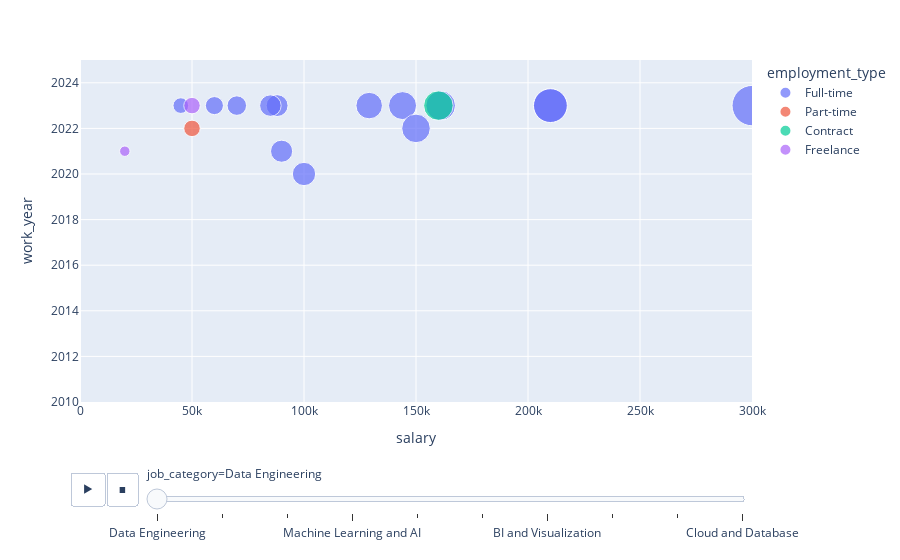

Notebook code cell kept with this figure:
### Code cell
# Create an animated scatter plot
fig = px.scatter(df, x="salary", y="work_year", animation_frame="job_category", animation_group="job_title", size="salary", color="employment_type", hover_name="job_title", size_max=35, range_x=[0,300000], range_y=[2010,2025])
fig.show()

### Figure 1 — Plotly figure (JSON) as saved in the notebook; plotly's stock layout.template omitted (floating-point values rounded to 4 significant figures; data arrays with more than 128 entries replaced by an {"elided": "..."} marker saying what was removed)
{"data": [{"hovertemplate": "<b>%{hovertext}</b><br><br>employment_type=Full-time<br>job_category=Data Engineering<br>salary=%{marker.size}<br>work_year=%{y}<extra></extra>", "hovertext": {"elided": "2255 str values"}, "ids": {"elided": "2255 str values"}, "legendgroup": "Full-time", "marker": {"color": "#636efa", "size": {"elided": "2255 int values"}, "sizemode": "area", "sizeref": 367.3, "symbol": "circle"}, "mode": "markers", "name": "Full-time", "orientation": "v", "showlegend": true, "type": "scatter", "x": {"elided": "2255 int values"}, "xaxis": "x", "y": {"elided": "2255 int values"}, "yaxis": "y"}, {"hovertemplate": "<b>%{hovertext}</b><br><br>employment_type=Part-time<br>job_category=Data Engineering<br>salary=%{marker.size}<br>work_year=%{y}<extra></extra>", "hovertext": ["Data Engineer", "Data Engineer"], "ids": ["Data Engineer", "Data Engineer"], "legendgroup": "Part-time", "marker": {"color": "#EF553B", "size": [50000, 59000], "sizemode": "area", "sizeref": 367.3, "symbol": "circle"}, "mode": "markers", "name": "Part-time", "orientation": "v", "showlegend": true, "type": "scatter", "x": [50000, 59000], "xaxis": "x", "y": [2022, 2021], "yaxis": "y"}, {"hovertemplate": "<b>%{hovertext}</b><br><br>employment_type=Contract<br>job_category=Data Engineering<br>salary=%{marker.size}<br>work_year=%{y}<extra></extra>", "hovertext": ["Consultant Data Engineer"], "ids": ["Consultant Data Engineer"], "legendgroup": "Contract", "marker": {"color": "#00cc96", "size": [160000], "sizemode": "area", "sizeref": 367.3, "symbol": "circle"}, "mode": "markers", "name": "Contract", "orientation": "v", "showlegend": true, "type": "scatter", "x": [160000], "xaxis": "x", "y": [2023], "yaxis": "y"}, {"hovertemplate": "<b>%{hovertext}</b><br><br>employment_type=Freelance<br>job_category=Data Engineering<br>salary=%{marker.size}<br>work_year=%{y}<extra></extra>", "hovertext": ["Software Data Engineer", "Data Engineer"], "ids": ["Software Data Engineer", "Data Engineer"], "legendgroup": "Freelance", "marker": {"color": "#ab63fa", "size": [50000, 20000], "sizemode": "area", "sizeref": 367.3, "symbol": "circle"}, "mode": "markers", "name": "Freelance", "orientation": "v", "showlegend": true, "type": "scatter", "x": [50000, 20000], "xaxis": "x", "y": [2023, 2021], "yaxis": "y"}], "layout": {"legend": {"itemsizing": "constant", "title": {"text": "employment_type"}, "tracegroupgap": 0}, "margin": {"t": 60}, "sliders": [{"active": 0, "currentvalue": {"prefix": "job_category="}, "len": 0.9, "pad": {"b": 10, "t": 60}, "steps": [{"args": [["Data Engineering"], {"frame": {"duration": 0, "redraw": false}, "fromcurrent": true, "mode": "immediate", "transition": {"duration": 0, "easing": "linear"}}], "label": "Data Engineering", "method": "animate"}, {"args": [["Data Architecture and Modeling"], {"frame": {"duration": 0, "redraw": false}, "fromcurrent": true, "mode": "immediate", "transition": {"duration": 0, "easing": "linear"}}], "label": "Data Architecture and Modeling", "method": "animate"}, {"args": [["Data Science and Research"], {"frame": {"duration": 0, "redraw": false}, "fromcurrent": true, "mode": "immediate", "transition": {"duration": 0, "easing": "linear"}}], "label": "Data Science and Research", "method": "animate"}, {"args": [["Machine Learning and AI"], {"frame": {"duration": 0, "redraw": false}, "fromcurrent": true, "mode": "immediate", "transition": {"duration": 0, "easing": "linear"}}], "label": "Machine Learning and AI", "method": "animate"}, {"args": [["Data Analysis"], {"frame": {"duration": 0, "redraw": false}, "fromcurrent": true, "mode": "immediate", "transition": {"duration": 0, "easing": "linear"}}], "label": "Data Analysis", "method": "animate"}, {"args": [["Leadership and Management"], {"frame": {"duration": 0, "redraw": false}, "fromcurrent": true, "mode": "immediate", "transition": {"duration": 0, "easing": "linear"}}], "label": "Leadership and Management", "method": "animate"}, {"args": [["BI and Visualization"], {"frame": {"duration": 0, "redraw": false}, "fromcurrent": true, "mode": "immediate", "transition": {"duration": 0, "easing": "linear"}}], "label": "BI and Visualization", "method": "animate"}, {"args": [["Data Quality and Operations"], {"frame": {"duration": 0, "redraw": false}, "fromcurrent": true, "mode": "immediate", "transition": {"duration": 0, "easing": "linear"}}], "label": "Data Quality and Operations", "method": "animate"}, {"args": [["Data Management and Strategy"], {"frame": {"duration": 0, "redraw": false}, "fromcurrent": true, "mode": "immediate", "transition": {"duration": 0, "easing": "linear"}}], "label": "Data Management and Strategy", "method": "animate"}, {"args": [["Cloud and Database"], {"frame": {"duration": 0, "redraw": false}, "fromcurrent": true, "mode": "immediate", "transition": {"duration": 0, "easing": "linear"}}], "label": "Cloud and Database", "method": "animate"}], "x": 0.1, "xanchor": "left", "y": 0, "yanchor": "top"}], "updatemenus": [{"buttons": [{"args": [null, {"frame": {"duration": 500, "redraw": false}, "fromcurrent": true, "mode": "immediate", "transition": {"duration": 500, "easing": "linear"}}], "label": "&#9654;", "method": "animate"}, {"args": [[null], {"frame": {"duration": 0, "redraw": false}, "fromcurrent": true, "mode": "immediate", "transition": {"duration": 0, "easing": "linear"}}], "label": "&#9724;", "method": "animate"}], "direction": "left", "pad": {"r": 10, "t": 70}, "showactive": false, "type": "buttons", "x": 0.1, "xanchor": "right", "y": 0, "yanchor": "top"}], "xaxis": {"anchor": "y", "domain": [0, 1], "range": [0, 300000], "title": {"text": "salary"}}, "yaxis": {"anchor": "x", "domain": [0, 1], "range": [2010, 2025], "title": {"text": "work_year"}}}}
